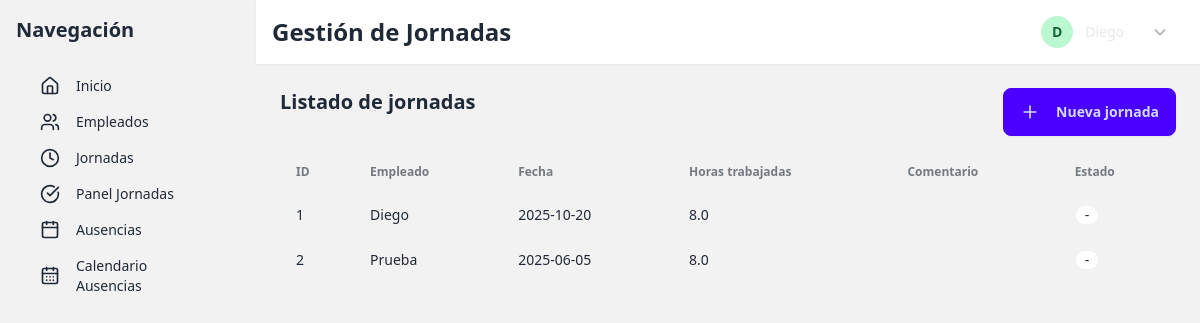
/jornadas (signed in), run on the app's committed database.
### app/models.py (models this page shows)
class Empleado(db.Model, UserMixin):
    id = db.Column(db.Integer, primary_key=True)
    nombre = db.Column(db.String(100), nullable=False)
    email = db.Column(db.String(120), unique=True, nullable=False)
    contrasena = db.Column(db.String(128), nullable=False)
    rol = db.Column(db.String(20), default='empleado')  # 'administrador' o 'empleado'
    fecha_registro = db.Column(db.DateTime, default=db.func.current_timestamp())
    jornadas = db.relationship('Jornada', backref='empleado', lazy=True)
    ausencias = db.relationship('Ausencia', backref='empleado', lazy=True)

class Jornada(db.Model):
    id = db.Column(db.Integer, primary_key=True)
    empleado_id = db.Column(db.Integer, db.ForeignKey('empleado.id'), nullable=False)
    fecha = db.Column(db.Date, nullable=False)
    horas_trabajadas = db.Column(db.Float, nullable=False)
    comentario = db.Column(db.String(200))
    estado = db.Column(db.String(20), default='pendiente')  # Nuevo campo

### app/routes.py (the view, shortened to what this page needs)
@main.route('/jornadas', methods=['GET', 'POST'])
@login_required
def jornadas():
    if current_user.rol == 'administrador':
        jornadas = Jornada.query.order_by(Jornada.fecha.desc()).all()
        empleados = Empleado.query.order_by(Empleado.nombre).all()  # Para el selector del formulario
    else:
        jornadas = Jornada.query.filter_by(empleado_id=current_user.id).order_by(Jornada.fecha.desc()).all()
        empleados = None  # no se necesita
    return render_template('jornadas/jornadas.html', jornadas=jornadas, empleados=empleados)

### app/__init__.py (called while the page is built)
def create_app():
    app = Flask(__name__)
    app.config['SECRET_KEY'] = 'supersecretkey'
    app.config['SQLALCHEMY_DATABASE_URI'] = 'sqlite:///db.sqlite3'
    app.config['SQLALCHEMY_TRACK_MODIFICATIONS'] = False
    app.config['BABEL_DEFAULT_LOCALE'] = 'es'
    db.init_app(app)
    migrate.init_app(app, db)
    login_manager.init_app(app)
    babel.init_app(app)
    from .models import Empleado
    @login_manager.user_loader
    def load_user(user_id):
        return Empleado.query.get(int(user_id))
    from .routes import main as main_blueprint
    app.register_blueprint(main_blueprint)
    from .auth import auth as auth_blueprint
    app.register_blueprint(auth_blueprint)
    with app.app_context():
        db.create_all()
    import calendar
    app.jinja_env.filters['month_name'] = lambda m: calendar.month_name[m]
    return app

### app/templates/jornadas/jornadas.html (shortened to what this page needs)
{% extends 'base.html' %}
{% block header_title %}Gestión de Jornadas{% endblock %}
{% block content %}
<div class="flex justify-between mb-4">
    <h2 class="text-xl font-semibold">Listado de jornadas</h2>
    <button class="btn btn-primary" onclick="document.getElementById('modal-nueva-jornada').showModal()">
        <i data-lucide="plus" class="w-5 h-5 mr-2"></i>
        Nueva jornada
    </button>
</div>
<div class="overflow-x-auto">
    <table class="table table-zebra w-full">
        <thead>
            <tr>
                <th>ID</th>
                <th>Empleado</th>
                <th>Fecha</th>
                <th>Horas trabajadas</th>
                <th>Comentario</th>
                <th>Estado</th>
            </tr>
        </thead>
        <tbody>
            {% for jornada in jornadas %}
            <tr>
                <td>{{ jornada.id }}</td>
                <td>{{ jornada.empleado.nombre }}</td>
                <td>{{ jornada.fecha }}</td>
                <td>{{ jornada.horas_trabajadas | round(2) }}</td>
                <td>{{ jornada.comentario }}</td>
                <td>
                    {% if jornada.estado == 'pendiente' %}
                        <span class="badge badge-warning">Pendiente</span>
                    {% elif jornada.estado == 'aprobada' %}
                        <span class="badge badge-success">Aprobada</span>
                    {% else %}
                        <span class="badge">-</span>
                    {% endif %}
                </td>
            </tr>
            {% else %}
            <tr>
                <td colspan="6" class="text-center text-gray-500 py-4">No hay jornadas registradas.</td>
            </tr>
            {% endfor %}
        </tbody>
    </table>
</div>
{% endblock %}

### app/templates/base.html (shortened to what this page needs)
<!DOCTYPE html>
<html lang="es">
<head>
    <link href="https://cdn.jsdelivr.net/npm/daisyui@4.4.18/dist/full.css" rel="stylesheet" type="text/css" />
    <script src="https://cdn.tailwindcss.com"></script>
</head>
<body class="bg-base-200 min-h-screen">
    <div class="flex min-h-screen">
        <aside class="w-64 bg-base-200 p-4">
            <h2 class="text-xl font-bold mb-4">Navegación</h2>
            <ul class="menu">
                <li>
                    <a href="{{ url_for('main.index') }}">
                        <i data-lucide="home" class="w-5 h-5 mr-2"></i>
                        Inicio
                    </a>
                </li>
                {% if current_user.rol == 'administrador' %}
                    <li>
                        <a href="{{ url_for('main.empleados') }}">
                            <i data-lucide="users" class="w-5 h-5 mr-2"></i>
                            Empleados
                        </a>
                    </li>
                {% endif %}
                <li>
                    <a href="{{ url_for('main.jornadas') }}">
                        <i data-lucide="clock" class="w-5 h-5 mr-2"></i>
                        Jornadas
                    </a>
                </li>
                {% if current_user.rol == 'administrador' %}
                    <li>
                        <a href="{{ url_for('main.panel_validaciones') }}">
                            <i data-lucide="check-circle" class="w-5 h-5 mr-2"></i>
                            Panel Jornadas
                        </a>
                    </li>
                {% endif %}
                <li>
                    <a href="{{ url_for('main.ausencias') }}">
                        <i data-lucide="calendar" class="w-5 h-5 mr-2"></i>
                        Ausencias
                    </a>
                </li>
                <li>
                    <a href="{{ url_for('main.calendario_ausencias') }}">
                        <i data-lucide="calendar-days" class="w-5 h-5 mr-2"></i>
                        Calendario Ausencias
                    </a>
                </li>
            </ul>
        </aside>
        <div class="flex-1 flex flex-col">
            <div class="navbar bg-base-100 shadow-sm px-4">
                <div class="flex-1">
                    <h1 class="text-2xl font-bold">{% block header_title %}Resumen general{% endblock %}</h1>
                </div>
                <div class="flex items-center gap-3 ml-auto">
                    <div
                        class="w-8 h-8 rounded-full bg-green-200 text-green-800 flex items-center justify-center font-bold text-sm">
                        {{ current_user.nombre.split(' ')[0][0] }}{{ current_user.nombre.split(' ')[1][0] if
                    </div>
                    <div class="text-sm font-medium text-gray-200">
                        {{ current_user.nombre }}
                    </div>
                    <div class="dropdown dropdown-end">
                        <label tabindex="0" class="btn btn-ghost btn-circle">
                            <svg class="w-4 h-4 text-gray-400" fill="none" stroke="currentColor" stroke-width="2"
                                viewBox="0 0 24 24">
                                <path stroke-linecap="round" stroke-linejoin="round" d="M19 9l-7 7-7-7" />
                            </svg>
                        </label>
                    </div>
                </div>
            </div>
            <main class="p-6 flex-1">
                {% block content %}{% endblock %}
            </main>
        </div>
    </div>
</body>
</html>

### data on the page
Empleado: nombre "D", nombre "Diego"
Jornada: id "1", empleado.nombre "Diego", fecha "2025-10-20", horas_trabajadas "8.0"
Jornada: id "2", empleado.nombre "Prueba", fecha "2025-06-05", horas_trabajadas "8.0"
